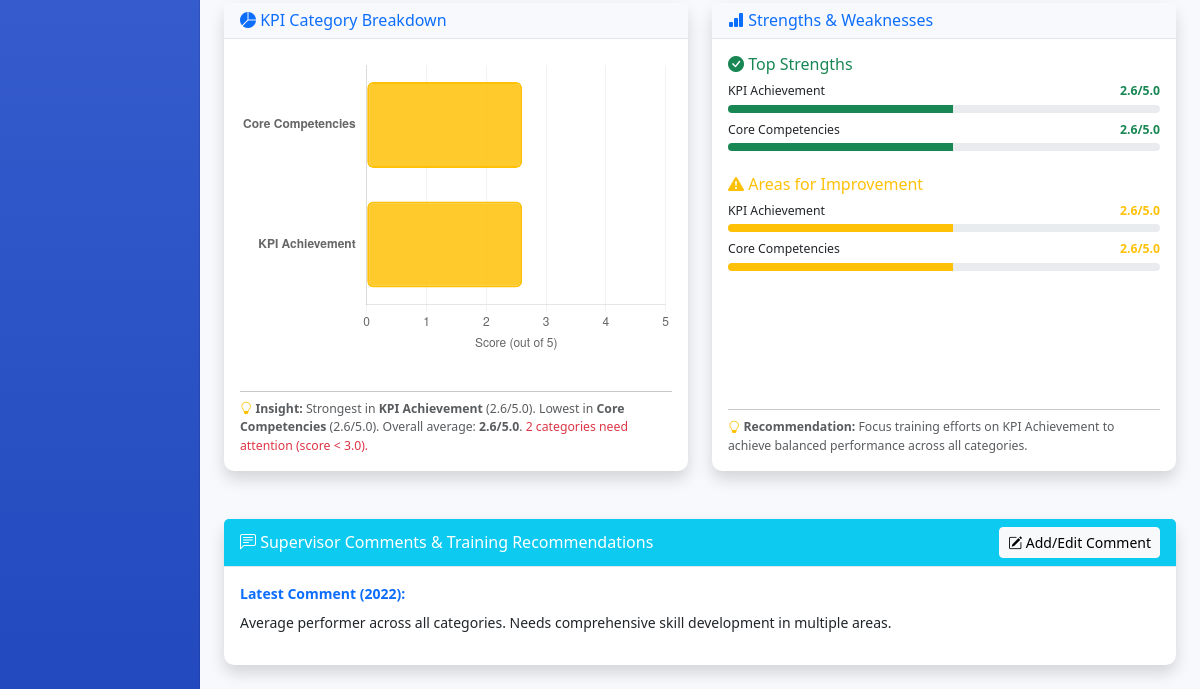
The app's page /supervisor/staff_profile.php?id=9 (signed in, lower part), older data.
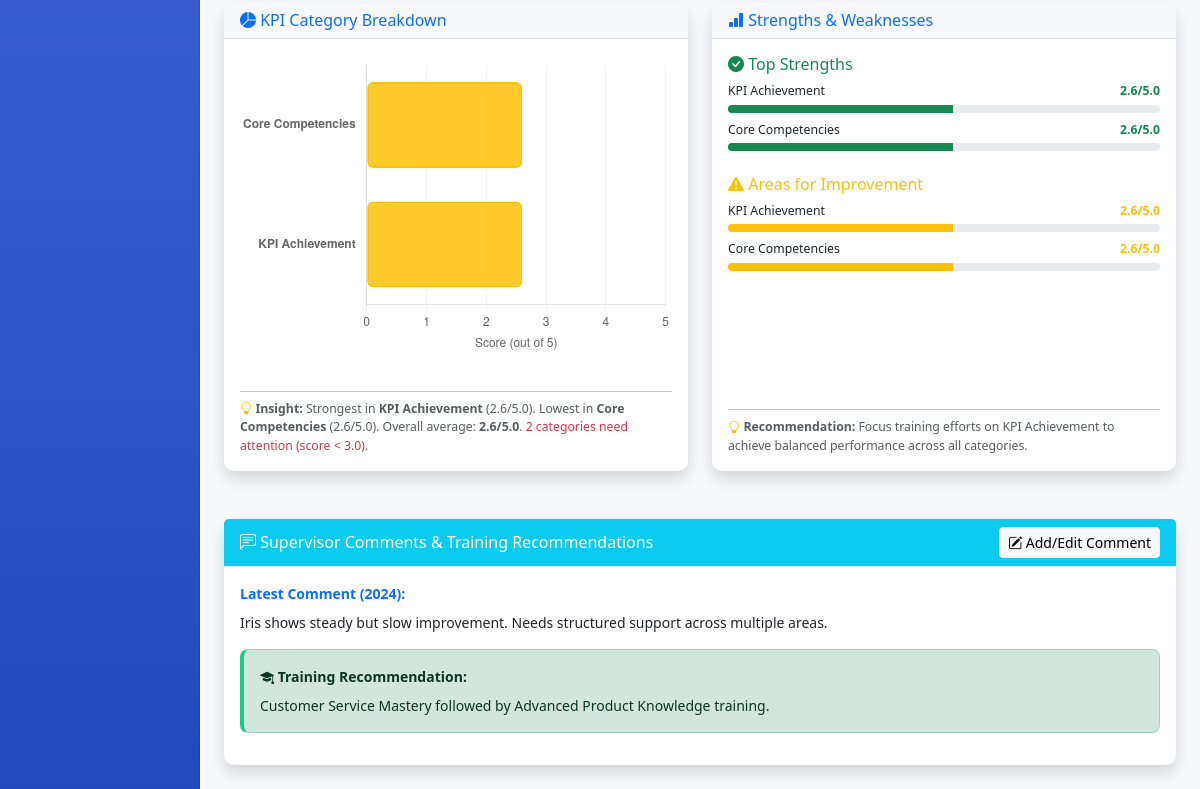
The same page, newer data.
### tables this page shows
CREATE TABLE `staff_comments` (
  `comment_id` int(11) NOT NULL,
  `staff_id` int(11) NOT NULL,
  `evaluation_year` int(11) NOT NULL,
  `supervisor_comment` text DEFAULT NULL,
  `training_recommendation` text DEFAULT NULL,
  `supervisor_id` int(11) DEFAULT NULL,
  `created_at` timestamp NOT NULL DEFAULT current_timestamp(),
  `updated_at` timestamp NOT NULL DEFAULT current_timestamp() ON UPDATE current_timestamp()
);

### supervisor/staff_profile.php (the view, shortened to what the changed rows need)
<?php
$pdo = getDBConnection();
$staff_id = $_GET['id'] ?? null;
?>
<!DOCTYPE html>
<html lang="en">
<head>
    <link href="https://cdn.jsdelivr.net/npm/bootstrap@5.3.0/dist/css/bootstrap.min.css" rel="stylesheet">
    <link rel="stylesheet" href="https://cdn.jsdelivr.net/npm/bootstrap-icons@1.11.0/font/bootstrap-icons.css">
    <link href="../assets/css/dashboard.css" rel="stylesheet">
</head>
<body>
    <div class="container-fluid">
        <div class="row">
            <main class="col-md-9 ms-sm-auto col-lg-10 px-md-4">
                <div class="card shadow mb-4">
                    <div class="card-body">
                        <?php
                        $sql = "SELECT * FROM staff_comments
                                WHERE staff_id = ?
                                ORDER BY evaluation_year DESC
                                LIMIT 1";
                        $stmt = $pdo->prepare($sql);
                        $stmt->execute([$staff_id]);
                        $latest_comment = $stmt->fetch();
                        if ($latest_comment && ($latest_comment['supervisor_comment'] || $latest_comment['training_recommendation'])):
                        ?>
                            <div class="mb-3">
                                <strong class="text-primary">Latest Comment (<?= $latest_comment['evaluation_year'] ?>):</strong>
                                <p class="mt-2"><?= nl2br(htmlspecialchars($latest_comment['supervisor_comment'] ?: 'No comment provided')) ?></p>
                            </div>
                            <?php if ($latest_comment['training_recommendation']): ?>
                                <div class="alert alert-success">
                                    <strong><i class="bi bi-mortarboard-fill"></i> Training Recommendation:</strong>
                                    <p class="mb-0 mt-2"><?= nl2br(htmlspecialchars($latest_comment['training_recommendation'])) ?></p>
                                </div>
                            <?php endif; ?>
                        <?php else: ?>
                            <p class="text-muted">
                                <i class="bi bi-info-circle"></i> No comments added yet. Click "Add/Edit Comment" to provide feedback.
                            </p>
                        <?php endif; ?>
                    </div>
                </div>
            </main>
        </div>
    </div>
</body>
</html>

Row changes from the older to the newer data that the page shows:
no longer on this page (row edited): staff_comments: evaluation_year "2022", supervisor_comment "Average performer across all categories. Needs comprehensive skill development in multiple areas."
added staff_comments: evaluation_year "2024", supervisor_comment "Iris shows steady but slow improvement. Needs structured support across multiple areas.", training_recommendation "Customer Service Mastery followed by Advanced Product Knowledge training."
Text that changed along with them:
text now shown: "Training Recommendation:"
